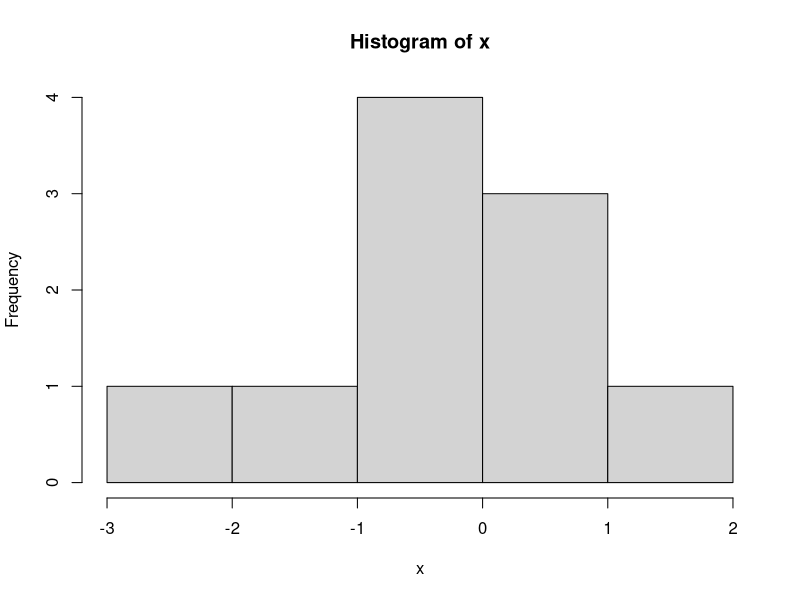

Reproduce this figure in R.
## ---- chunk 1
# R code goes here
x <- rnorm(10)    # random draws from normal distribution
hist(x)           # plot draws in a histogram
## ---- chunk 2
# R code goes here
set.seed(12345)
x <- rnorm(10)    # random sample from normal distribution
mean(x)           # compute x's mean
